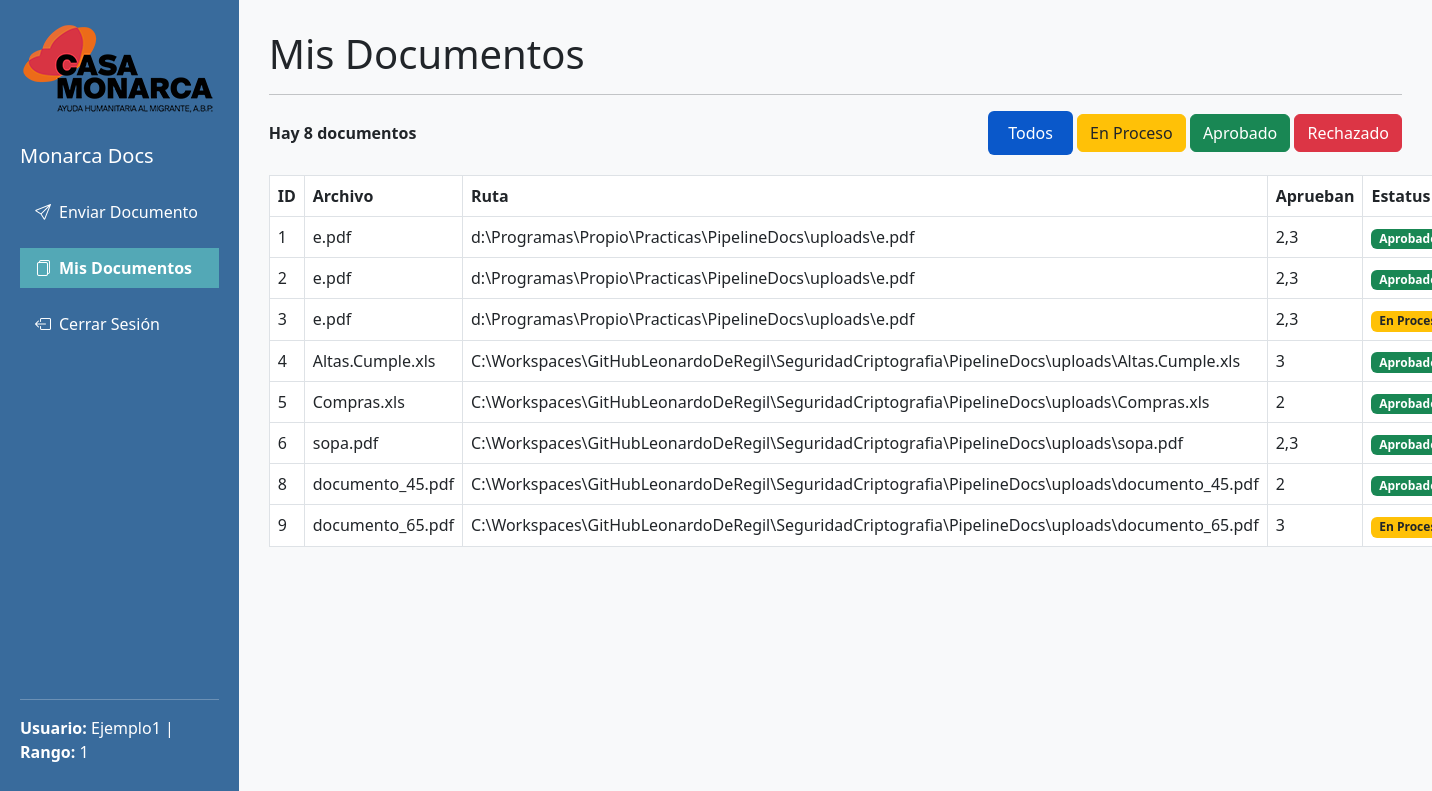
The page /mis_documentos (signed in) on the database its author committed.
### app.py (models this page shows)
class User(db.Model):
    id = db.Column(db.Integer, primary_key=True)
    username = db.Column(db.String(80), unique=True)
    password = db.Column(db.String(200))  # deja espacio para el hash
    rank = db.Column(db.Integer)

class Document(db.Model):
    id = db.Column(db.Integer, primary_key=True)
    filename = db.Column(db.String(255))
    filepath = db.Column(db.String(255))
    sender_id = db.Column(db.Integer)
    current_approver = db.Column(db.Integer)
    status = db.Column(db.String(20))  # pending, approved, rejected
    approvers = db.Column(db.String(255))  # IDs separados por comas

### app.py (the view)
@app.route("/mis_documentos", methods=["GET"])
@login_required
def mis_documentos():
    user = User.query.get(session["user_id"])
    estatus = request.args.get(
        "estatus", "todos"
    )  # Obtener el estatus de los parámetros de consulta
    query = Document.query.filter_by(sender_id=session["user_id"])  # Filtrar por usuario actual
    if estatus == "enproceso":
        query = query.filter_by(status="pending")
    elif estatus == "aprobado":
        query = query.filter_by(status="approved")
    elif estatus == "rechazado":
        query = query.filter_by(status="rejected")
    documentos = query.all()  # Filtrar los documentos según el estatus
    return render_template("mis_documentos.html", user=user, documentos=documentos)

### app.py (called while the page is built)
def login_required(f):
    @wraps(f)
    def decorated(*args, **kwargs):
        if "user_id" not in session:
            return redirect(url_for("login"))
        return f(*args, **kwargs)
    return decorated

### templates/mis_documentos.html (shortened to what this page needs)
<!DOCTYPE html>
<html lang="es">
<head>
    <link href="https://cdn.jsdelivr.net/npm/bootstrap@5.3.0/dist/css/bootstrap.min.css" rel="stylesheet">
    <link rel="stylesheet" href="https://cdn.jsdelivr.net/npm/bootstrap-icons@1.10.0/font/bootstrap-icons.css">
    <link rel="stylesheet" type="text/css" href="{{ url_for('static', filename='style.css') }}">
</head>
<body>
    <div class="container-fluid">
        <div class="row">
            <div class="col-md-3 col-lg-2 sidebar d-flex flex-column" style="height: 100vh;">
                <a href="/dashboard"><img src="{{ url_for('static', filename='Logo-Monarca-Home.png') }}" alt="Logo"
                        class="logo mb-4"></a>
                <h5 class="mb-4"><a href="/dashboard" class="link-dashboard">Monarca Docs</a></h5>
                <nav class="nav flex-column">
                    <ul class="navbar-nav">
                        <li class="nav-item">
                            <a href="/enviar_documento" class="nav-link text-white mb-3">
                                <i class="bi bi-send me-2"></i>Enviar Documento
                            </a>
                        </li>
                        <li class="nav-item">
                            <a href="/mis_documentos" class="nav-link active mb-3">
                                <i class="bi bi-files me-2"></i>Mis Documentos
                            </a>
                        </li>
                        <li class="nav-item">
                            <a href="/logout" class="nav-link text-white">
                                <i class="bi bi-box-arrow-left me-2"></i>Cerrar Sesión
                            </a>
                        </li>
                    </ul>
                </nav>
                <div class="mt-auto text-white">
                    <hr>
                    <p>
                        <strong>Usuario:</strong> {{ user.username }}
                        |
                        <strong>Rango:</strong> {{ user.rank }}
                    </p>
                </div>
            </div>
            <div class="col-md-9 col-lg-10 main-content">
                <h1>Mis Documentos</h1>
                <hr>
                <div class="d-flex justify-content-between align-items-center mb-3">
                    <div>
                        <strong>Hay {{ documentos|length }} documentos</strong>
                    </div>
                    <div class="text-end">
                        <a href="/mis_documentos?estatus=todos"
                            class="btn btn-primary {% if request.args.get('estatus') == 'todos' or not request.args.get('estatus') %}active{% endif %}">Todos</a>
                        <a href="/mis_documentos?estatus=enproceso"
                            class="btn btn-warning text-dark {% if request.args.get('estatus') == 'enproceso' %}active{% endif %}">En
                            Proceso</a>
                        <a href="/mis_documentos?estatus=aprobado"
                            class="btn btn-success {% if request.args.get('estatus') == 'aprobado' %}active{% endif %}">Aprobado</a>
                        <a href="/mis_documentos?estatus=rechazado"
                            class="btn btn-danger {% if request.args.get('estatus') == 'rechazado' %}active{% endif %}">Rechazado</a>
                    </div>
                </div>
                {% if documentos %}
                <table class="table table-hover table-bordered tabla-documentos">
                    <thead>
                        <tr>
                            <th>ID</th>
                            <th>Archivo</th>
                            <th>Ruta</th>
                            <th>Aprueban</th>
                            <th>Estatus</th>
                        </tr>
                    </thead>
                    {% for documento in documentos %}
                    <tr>
                        <td>{{ documento.id }}</td>
                        <td>{{ documento.filename }}</td>
                        <td>{{ documento.filepath }}</td>
                        <td>{{ documento.approvers }}</td>
                        <td>
                            {% if documento.status == "approved" %}
                            <span class="badge bg-success">Aprobado</span>
                            {% elif documento.status == "pending" %}
                            <span class="badge bg-warning text-dark">En Proceso</span>
                            {% elif documento.status == "rejected" %}
                            <span class="badge bg-danger">Rechazado</span>
                            {% endif %}
                        </td>
                    </tr>
                    {% endfor %}
                </table>
                {% else %}
                <p class="mt-4">No hay documentos disponibles.</p>
                {% endif %}
            </div>
        </div>
    </div>
</body>
</html>

### static/style.css (style rules this page uses)
:root { --main-color: #396b9c; --accent-color: #3498db; }
body { background: linear-gradient(135deg, #f8f9fa 0%, #e9ecef 100%); min-height: 100vh; display: flex; align-items: center; }
.sidebar { background: var(--main-color); min-height: 100vh; color: white; padding: 20px; }
.main-content { background: #f8f9fa; min-height: 100vh; padding: 30px; }
.btn-primary { background-color: var(--accent-color); border: none; padding: 10px 20px; }
.link-dashboard { color: white; text-decoration: none; }
.tabla-documentos { margin-top: 20px; }
.nav-link { padding-left: 15px; }
.nav-link.active { color: white !important; font-weight: bold; padding-left: 15px; background-color: #53a8b6; }

### rows shown on the page
User: username "Ejemplo1", rank "1"
Document: id "1", filename "e.pdf", filepath "d:\\Programas\\Propio\\Practicas\\PipelineDocs\\uploads\\e.pdf", approvers "2,3", status "Aprobado"
Document: id "2", filename "e.pdf", filepath "d:\\Programas\\Propio\\Practicas\\PipelineDocs\\uploads\\e.pdf", approvers "2,3", status "Aprobado"
Document: id "3", filename "e.pdf", filepath "d:\\Programas\\Propio\\Practicas\\PipelineDocs\\uploads\\e.pdf", approvers "2,3", status "En…"
Document: id "4", filename "Altas.Cumple.xls", filepath "C:\\Workspaces\\GitHubLeonardoDeRegil\\SeguridadCriptografia\\PipelineDocs\\uploads\\Altas.Cumple.xls", approvers "3", status "Aprobado"
Document: id "5", filename "Compras.xls", filepath "C:\\Workspaces\\GitHubLeonardoDeRegil\\SeguridadCriptografia\\PipelineDocs\\uploads\\Compras.xls", approvers "2", status "Aprobado"
Document: id "6", filename "sopa.pdf", filepath "C:\\Workspaces\\GitHubLeonardoDeRegil\\SeguridadCriptografia\\PipelineDocs\\uploads\\sopa.pdf", approvers "2,3", status "Aprobado"
Document: id "8", filename "documento_45.pdf", filepath "C:\\Workspaces\\GitHubLeonardoDeRegil\\SeguridadCriptografia\\PipelineDocs\\uploads\\documento_45.pdf", approvers "2", status "Aprobado"
Document: id "9", filename "documento_65.pdf", filepath "C:\\Workspaces\\GitHubLeonardoDeRegil\\SeguridadCriptografia\\PipelineDocs\\uploads\\documento_65.pdf", approvers "3", status "En…"

### other values the page prints
{{ documentos|length }} "8"
